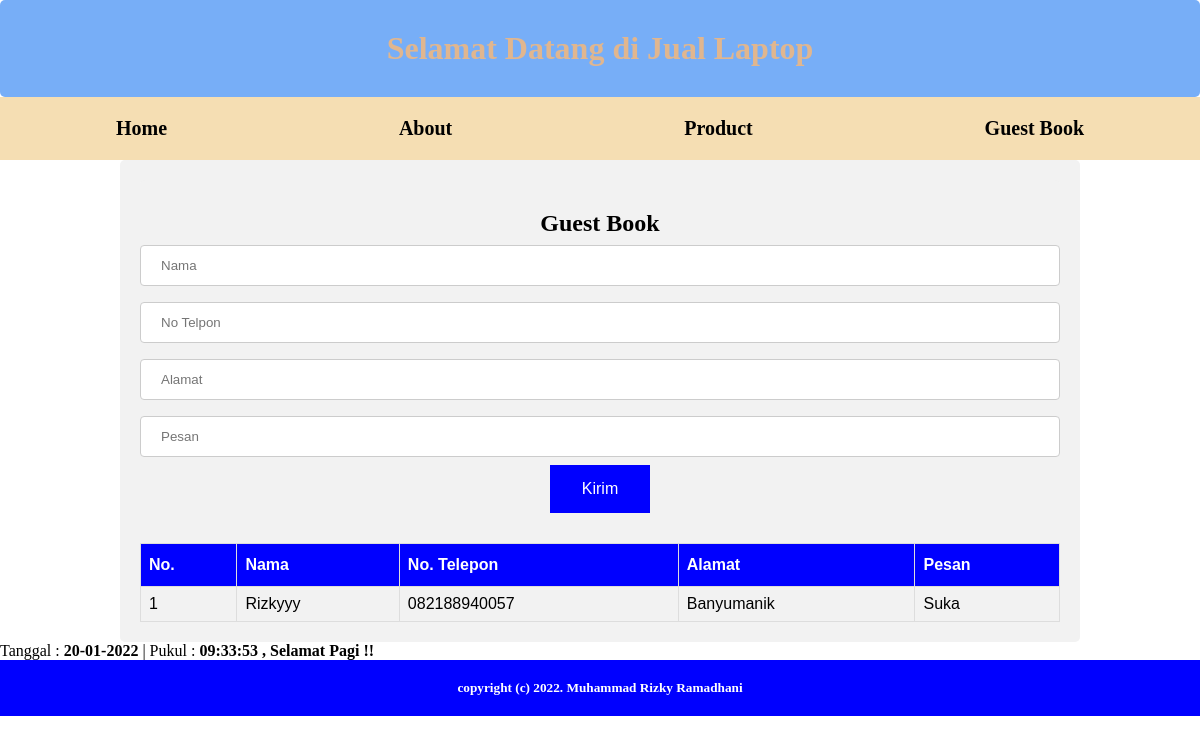
The page /guest_book.php on the database its author committed.
### tables this page shows
CREATE TABLE `pengunjung` (
  `id` int NOT NULL,
  `nama` varchar(255) NOT NULL,
  `no_telp` varchar(255) NOT NULL,
  `alamat` varchar(255) NOT NULL,
  `pesan` varchar(255) NOT NULL
);

### guest_book.php (the view, shortened to what this page needs)
<?php
include 'koneksi.php';
?>
<!DOCTYPE html>
<html lang="en">
<head>
  <link rel="stylesheet" href="css/guest.css">
</head>
<body>
  <div class="header">
    <h1>Selamat Datang di Jual Laptop</h1>
  </div>
  <nav class="navbar">
    <ul>
      <li>
        <a href="index.php">Home</a>
      </li>
      <li>
        <a href="about.php">About</a>
      </li>
      <li>
        <a href="product.php">Product</a>
      </li>
      <li>
        <a href="#">Guest Book</a>
      </li>
    </ul>
  </nav>
  <div class="container">
    <div class="section1">
      <h2>Guest Book</h2>
      <form action="guest_save.php" method="post">
        <input type="text" placeholder="Nama" name="nama">
        <input type="text" placeholder="No Telpon" name="no_telp">
        <input type="text" placeholder="Alamat" name="alamat">
        <input type="text" placeholder="Pesan" name="pesan">
        <button class="button" type="submit">
          Kirim
        </button>
      </form>
    </div>
    <table id="customers">
      <tr>
        <th>No.</th>
        <th>Nama</th>
        <th>No. Telepon</th>
        <th>Alamat</th>
        <th>Pesan</th>
      </tr>
      <?php
      $query = mysqli_query($koneksi, 'select * from pengunjung');
      $no = 1;
      while ($data = mysqli_fetch_array($query)){
        ?>
        <tr>
          <td><?=$no ?></td>
          <td><?=$data['nama'] ?></td>
          <td><?=$data['no_telp'] ?></td>
          <td><?=$data['alamat'] ?></td>
          <td><?=$data['pesan'] ?></td>
      </tr>
      <?php $no++;
      } ?>
    </table>
  </div>
  <?php
    $tanggal = mktime(date('m'), date("d"), date('Y'));
    echo "Tanggal : <b> " . date("d-m-Y", $tanggal ) . "</b>";
    $jam = date ("H:i:s");
    echo " | Pukul : <b> " . $jam . " " ." </b> ";
    $a = date ("H");
    if (($a>=6) && ($a<=11)) {
        echo " <b>, Selamat Pagi !! </b>";
    }else if(($a>=01.00) && ($a<=11.00)){
        echo " , Selamat  Pagi !! ";
    }elseif(($a>11.01) && ($a<=15.00)){
        echo ", Selamat Siang !!";
    }elseif(($a>15.01) && ($a<=18.00)){
        echo ", Selamat sore !!";
    }elseif(($a>18.01) && ($a<=24.00)){
        echo ", Selamat malam !!";
    }else{
        echo ", <b> Selamat Malam </b>";
    }
 ?>
  <footer>
    <h5>copyright (c) 2022. Muhammad Rizky Ramadhani</h5>
  </footer>
</body>
</html>
<!DOCTYPE html>
       <html>
<body>
             </body>
             </html>

### css/guest.css (style rules this page uses)
* { padding: 0; margin: 0; }
.header { width: 100%; text-align: center; background: rgb(119, 174, 247); color: rgb(224, 182, 143); padding: 30px 0; }
.navbar { width: 100%; background: wheat; padding: 20px 0; }
.navbar ul { list-style-type: none; display: flex; justify-content: space-around; vertical-align: middle; }
.navbar ul a { text-decoration: none; font-size: 20px; font-weight: bold; color: black; }
.container { margin: 0 10%; }
.section1 { text-align: center; padding: 30px 0; }
footer { background: blue; padding: 20px 0; text-align: center; color: white; }
input[type=text], select { width: 100%; padding: 12px 20px; margin: 8px 0; display: inline-block; border: 1px solid #ccc; border-radius: 4px; box-sizing: border-box; }
div { border-radius: 5px; background-color: #f2f2f2; padding: 20px; }
.button { background-color: blue; border: none; color: white; padding: 15px 32px; text-align: center; text-decoration: none; display: inline-block; font-size: 16px; }
#customers { font-family: Arial, Helvetica, sans-serif; border-collapse: collapse; width: 100%; }
#customers td, #customers th { border: 1px solid #ddd; padding: 8px; }
#customers tr:nth-child(even) { background-color: #f2f2f2; }
#customers th { padding-top: 12px; padding-bottom: 12px; text-align: left; background-color: blue; color: white; }

### rows shown on the page
pengunjung: nama "Rizkyyy", no_telp "082188940057", alamat "Banyumanik", pesan "Suka"

### other values the page prints
$jam "09:33:53"
